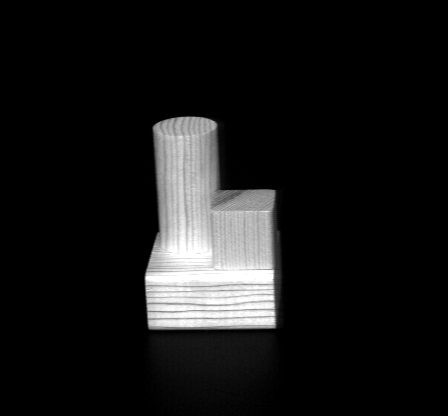
%> input picture obj5__0.png, 448 x 416 px
$ octave preprocessex.m   (GNU Octave 9; MATLAB toolbox functions it lacks are replaced by stand-ins)
%> lines starting %> are read from the running program, lines starting %| are printed output that depends on the picture; in (x1, y1, x2, y2) boxes, pixels count from 0 and x2, y2 are one past the last pixel; in counts of white or black regions, pixels touching at a corner belong together; the program's own positions count from 1
main = imread('obj5__0.png');
%> main is the input picture: size 416x448 uint8; min 0, max 255, mean 23.5
    %ön iþlem adýmlarý
BW = im2bw(main,graythresh(main));
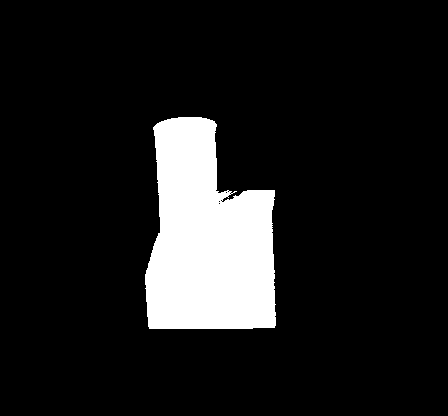
%> BW: size 416x448 logical; 11.3% white; 1 white region, box (x1, y1, x2, y2) and area: (145, 117, 276, 329) 21136
BW=imfill(BW,'holes');
%> BW: size 416x448 logical; 11.3% white; 1 white region, box (x1, y1, x2, y2) and area: (145, 117, 276, 329) 21142
% figure,imshow(BW);
BW= imclose(BW,strel('disk',15));%
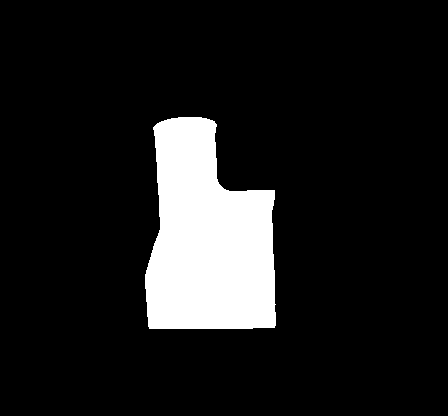
%> BW: size 416x448 logical; 11.4% white; 1 white region, box (x1, y1, x2, y2) and area: (145, 117, 276, 329) 21303
BW = bwareaopen(BW,50);
figure,imshow(BW);
